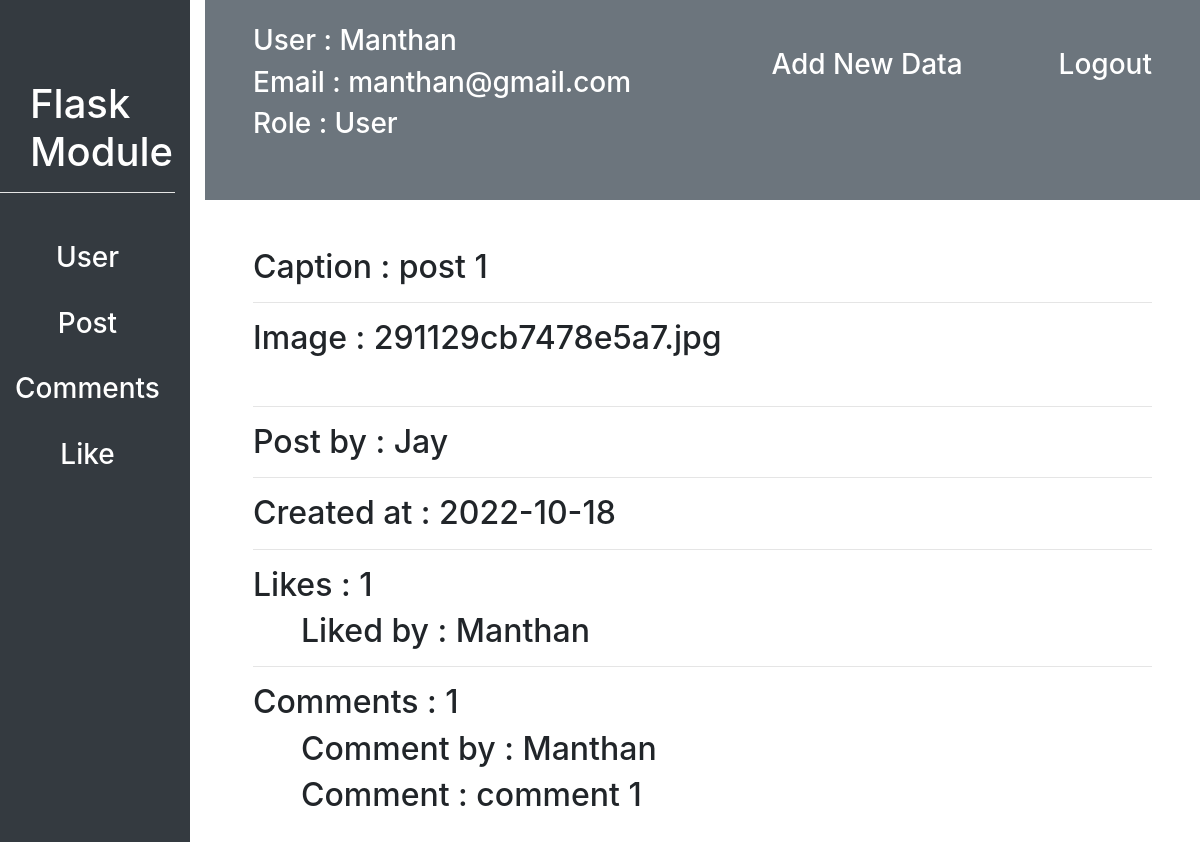
/customadmin/10/post_detail (signed in), run on the app's committed database.
### flask_module/user/models.py (models this page shows, shortened)
class User(db.Model, UserMixin):
    id = db.Column(db.Integer, primary_key=True)
    username = db.Column(db.String(20), unique=True, nullable=False)
    email = db.Column(db.String(30), unique=True, nullable=False)
    profile_picture = db.Column(db.String(70), nullable=False, default="defualt_img.jpg")
    password = db.Column(db.String(15), nullable=False)
    like = db.relationship("Likes", backref="user", lazy=True, cascade = "all, delete, delete-orphan", )
    post = db.relationship("Post", backref="user", lazy=True, cascade = "all, delete, delete-orphan", )
    comment = db.relationship("Comments", backref="user", lazy=True, cascade = "all, delete, delete-orphan", )
    following = db.relationship("User",
                    secondary=connected_user,
                    primaryjoin=id==connected_user.c.parent_id,
                    secondaryjoin=id==connected_user.c.children_id,
                    backref="followed_by")
    role_id = db.Column(db.Integer, db.ForeignKey("role.id"), nullable=False)

class Role(db.Model):
    id = db.Column(db.Integer, primary_key=True)
    name = db.Column(db.String(20), unique=True, nullable=False)
    user = db.relationship("User", backref="role")

### flask_module/posts/models.py (models this page shows, shortened)
class Post(db.Model):
    id = db.Column(db.Integer, primary_key=True)
    image = db.Column(db.String(70), nullable=False)
    caption = db.Column(db.String(20), nullable=False)
    created_at = db.Column(db.DateTime, nullable=False, default=datetime.now())
    user_id = db.Column(db.Integer, db.ForeignKey("user.id"), nullable=False)
    comment = db.relationship("Comments", backref="post", lazy=True, cascade = "all, delete, delete-orphan", )
    likes = db.relationship("Likes", backref="post", lazy=True, cascade = "all, delete, delete-orphan", )

class Likes(db.Model):
    id = db.Column(db.Integer, primary_key=True)
    user_id = db.Column(db.Integer, db.ForeignKey("user.id"), nullable=False)
    post_id = db.Column(db.Integer, db.ForeignKey("post.id"), nullable=False)

class Comments(db.Model):
    id = db.Column(db.Integer, primary_key=True)
    user_id = db.Column(db.Integer, db.ForeignKey("user.id"), nullable=False)
    post_id = db.Column(db.Integer, db.ForeignKey("post.id"), nullable=False)
    comment = db.Column(db.String(200), nullable=True)

### flask_module/customadmin/routes.py (the view)
@customadmin.route("/customadmin/<int:post_id>/post_detail")
def post_detail(post_id):
    post = Post.query.filter_by(id=int(post_id)).first()
    return render_template("customadmin/posts/post_detail.html", post=post)

### flask_module/user/models.py (called while the page is built)
@login_manager.user_loader
def load_user(user_id):
    return User.query.filter_by(id=int(user_id)).first()

### flask_module/templates/customadmin/posts/post_detail.html (shortened to what this page needs)
{% extends "customadmin/dashboard.html" %}
{% block contant %}
<div class="m-5">
    <h2>Caption : {{post.caption}}</h2>
    <hr>
    <h2>Image : {{post.image}}</h2>
    <hr>
    <h2>Post by : {{post.user.username}}</h2>
    <hr>
    <h2>Created at : {{post.created_at.strftime('%Y-%m-%d')}}</h2>
    <hr>
    <h2>Likes : {{post.likes|length}}</h2>
    {% for like in post.likes %}
        <h2 class="ml-5">Liked by : {{like.user.username}}</h2>
    {% endfor %}
    <hr>
    <h2>Comments : {{post.comment|length}}</h2>
    {% for comment in post.comment %}
        <h2 class="ml-5">Comment by : {{comment.user.username}}</h2>
        <h2 class="ml-5">Comment : {{comment.comment}}</h2>
    {% endfor %}
</div>
{% endblock contant %}

### flask_module/templates/customadmin/dashboard.html (shortened to what this page needs)
<!DOCTYPE html>
<html lang="en">
<head>
    <link rel="stylesheet" href="{{ url_for('static', filename='css/bootstrap.css') }}">
</head>
<body>
    <div class="row" id="sidebar">
        <div class="col bg-dark">
            <div id="module-title">
                <h1 class="text-white">Flask Module</h1>
            </div>
            <hr style="background: white">
            <div class="mt-5 text-center">
                <a href="{{url_for('customadmin.dashboard', username=current_user.username)}}"><h3 class="text-white">User</h3></a><br>
                <a href="{{url_for('customadmin.post_list')}}"><h3 class="text-white">Post</h3></a><br>
                <a href=""><h3 class="text-white">Comments</h3></a><br>
                <a href="{{url_for('customadmin.like_list')}}"><h3 class="text-white">Like</h3></a><br>
            </div>
        </div>
        <div class="col-10">
            <div id="navbar" class="bg-secondary">
                <a href="{{url_for('customadmin.logout')}}"><h3 class="float-right px-5 pt-5 text-white">Logout</h3></a>
                <a href=""><h3 class="float-right px-5 pt-5 text-white">Add New Data</h3></a>
                <h3 class="text-white pt-4 px-5">User : {{current_user.username}}</h3>
                <h3 class="text-white px-5">Email : {{current_user.email}}</h3>
                <h3 class="text-white px-5">Role : {{current_user.role.name}}</h3>
            </div>
            {% block contant %}{% endblock contant %}
        </div>
    </div>
</body>
</html>

### flask_module/templates/customadmin/dashboard.html (style rules this page uses)
#sidebar { height: 900px; }
#module-title { margin-top: 80px; margin-left: 30px; }
#navbar { height: 200px; }

### data on the page
User: username "Manthan", email "manthan@gmail.com"
Role: role.name "User"
Post: caption "post 1", image "291129cb7478e5a7.jpg", created_at "2022-10-18"
User: user.username "Jay"
Likes: user.username "Manthan"
Comments: user.username "Manthan", comment "comment 1"

### other printed values
{{ post.likes|length }} "1"
{{ post.comment|length }} "1"
